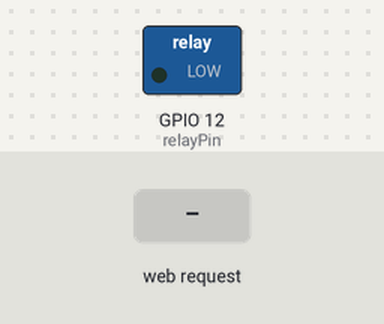
Bench run of a sketch on a simulated ESP8266 (NodeMCU). On the bench: switched loads named in the sketch (green lamp = pin HIGH). The test bench sets the inputs (shaded band). WiFi joins after 1.5 s; servers stay silent unless stated; what the sketch prints to the serial monitor is not drawn.

Above: at 2.7 s.
2.8 s: HTTP request GET /relay/on received
At 3.3 s:
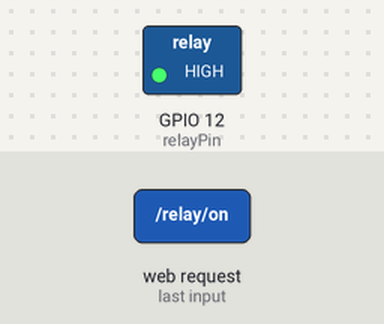
4.3 s: HTTP request GET /relay/off received
At 5.6 s:
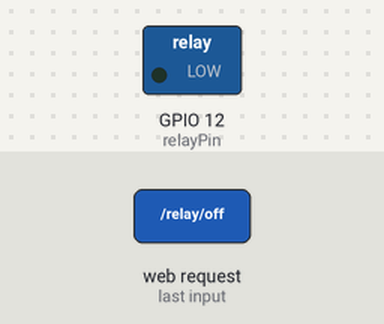
Timing chart, 0 to 7.3 s (numbered marks = the images above; inputs shaded):
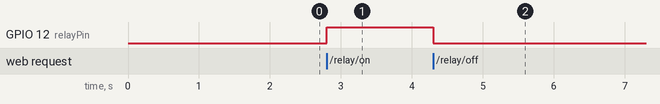

Measured:
- after the input at 2.8 s, GPIO 12 (relayPin): LOW → HIGH at once
- after the input at 4.3 s, GPIO 12 (relayPin): HIGH → LOW at once

The sketch:

TUGAS.ino
```cpp
#include <ESP8266WiFi.h>
#include <ESP8266WebServer.h>
#include <DHT.h>

const char* ssid = "POCO M3";
const char* password = "00000000";

ESP8266WebServer server(80);

const byte dhtPin = 2;      // D4 / GPIO2
const byte relayPin = 12;   // D6 / GPIO12

DHT dht(dhtPin, DHT22);

const char index_html[] PROGMEM = R"rawliteral(
<!DOCTYPE html>
<html>

<head>
  <meta name="viewport" content="width=device-width, initial-scale=1">
  <meta http-equiv="refresh" content="5">

  <title>IoT Dashboard</title>

  <style>
    body {
      font-family: Arial;
      text-align: center;
      margin-top: 50px;
    }

    button {
      padding: 15px 30px;
      font-size: 20px;
      border-radius: 8px;
      margin: 10px;
      cursor: pointer;
    }

    .btn-on {
      background-color: #4CAF50;
      color: white;
      border: none;
    }

    .btn-off {
      background-color: #f44336;
      color: white;
      border: none;
    }

    .sensor-box {
      font-size: 24px;
      font-weight: bold;
    }
  </style>
</head>

<body>

  <h1>Web Server RAHMAT</h1>

  <div class="sensor-box">

    <p>
      Suhu Saat Ini:
      <strong>%TEMPERATURE%</strong>
      Celcius
    </p>

    <p>
      Kelembapan:
      <strong>%HUMIDITY%</strong>
      %
    </p>

  </div>

  <h2>Kendali Relay</h2>

  %RELAY_BUTTON%

</body>
</html>
)rawliteral";


void handleRoot() {

  String html = index_html;

  float temperature = dht.readTemperature();
  float humidity = dht.readHumidity();

  if (isnan(temperature)) {
    html.replace("%TEMPERATURE%", "--");
  } else {
    html.replace("%TEMPERATURE%", String(temperature));
  }

  if (isnan(humidity)) {
    html.replace("%HUMIDITY%", "--");
  } else {
    html.replace("%HUMIDITY%", String(humidity));
  }

  if (digitalRead(relayPin) == LOW) {

    html.replace(
      "%RELAY_BUTTON%",
      "<a href=\"/relay/on\"><button class=\"btn-on\">NYALAKAN (ON)</button></a>"
    );

  } else {

    html.replace(
      "%RELAY_BUTTON%",
      "<a href=\"/relay/off\"><button class=\"btn-off\">MATIKAN (OFF)</button></a>"
    );
  }

  server.send(200, "text/html", html);
}


void handleRelayOn() {

  digitalWrite(relayPin, HIGH);

  server.sendHeader("Location", "/");
  server.send(303);
}


void handleRelayOff() {

  digitalWrite(relayPin, LOW);

  server.sendHeader("Location", "/");
  server.send(303);
}


void setup() {

  Serial.begin(115200);

  pinMode(relayPin, OUTPUT);
  digitalWrite(relayPin, LOW);

  dht.begin();

  WiFi.mode(WIFI_STA);
  WiFi.begin(ssid, password);

  Serial.print("Menghubungkan ke Wi-Fi");

  while (WiFi.status() != WL_CONNECTED) {
    delay(500);
    Serial.print(".");
  }

  Serial.println();
  Serial.println("Wi-Fi Terhubung!");

  Serial.print("IP Address Server Anda: ");
  Serial.println(WiFi.localIP());

  server.on("/", handleRoot);
  server.on("/relay/on", handleRelayOn);
  server.on("/relay/off", handleRelayOff);

  server.begin();

  Serial.println("Web Server dimulai!");
}


void loop() {

  server.handleClient();
}
```
